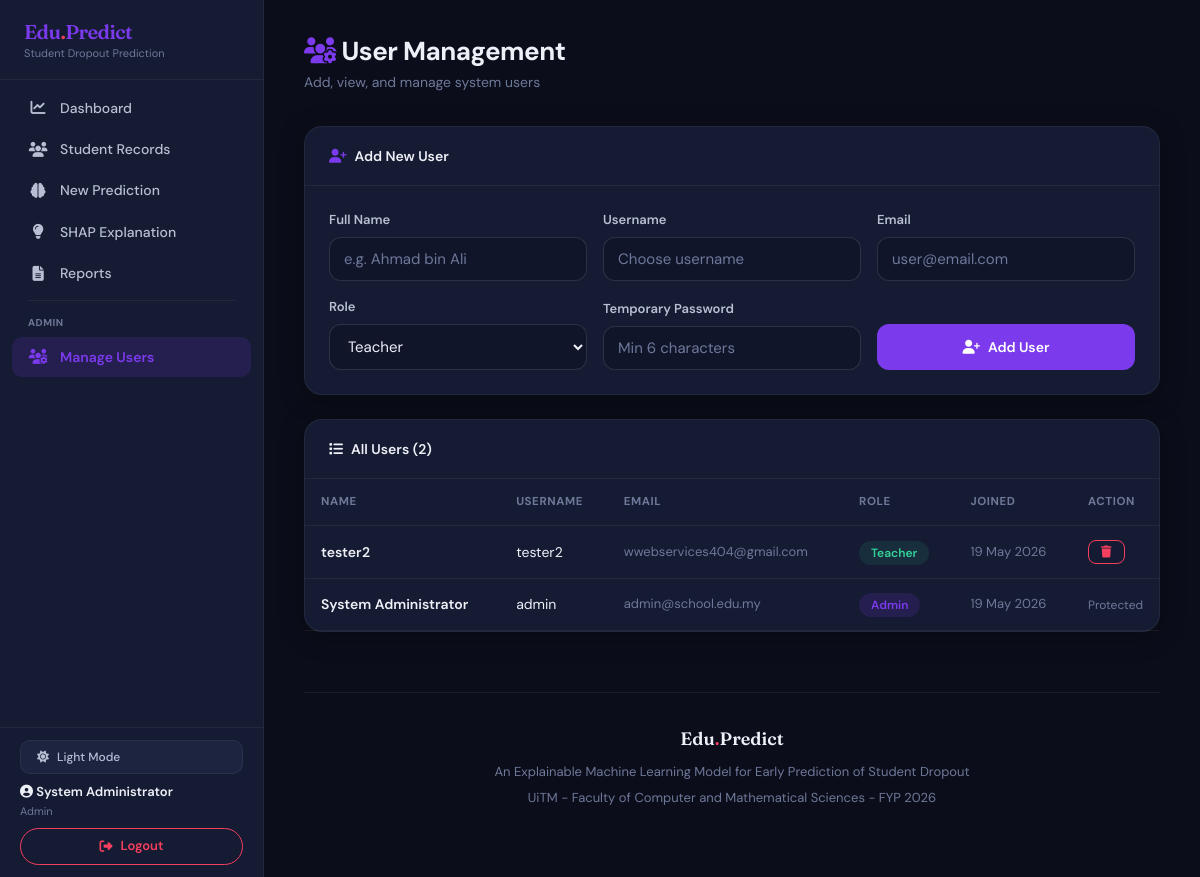
The app's page /admin/users (signed in) with its own data.
### app.py (models this page shows, shortened)
class User(UserMixin, db.Model):
    id = db.Column(db.Integer, primary_key=True)
    username = db.Column(db.String(80), unique=True, nullable=False)
    email = db.Column(db.String(120), unique=True, nullable=False)
    password_hash = db.Column(db.String(256), nullable=False)
    full_name = db.Column(db.String(120), nullable=False)
    role = db.Column(db.String(50), default='teacher')
    created_at = db.Column(db.DateTime, default=datetime.utcnow)

### app.py (the view)
@app.route('/admin/users')
@login_required
def admin_users():
    if current_user.role != 'admin':
        flash('Access denied. Admin only.', 'danger')
        return redirect(url_for('dashboard'))
    users = User.query.order_by(User.created_at.desc()).all()
    return render_template('admin_users.html', users=users)

### app.py (called while the page is built)
@login_manager.user_loader
def load_user(user_id):
    return db.session.get(User, int(user_id))

### templates/admin_users.html (shortened to what this page needs)
{% extends "base.html" %}
{% block content %}
<div class="pg-hd">
    <h2><i class="fas fa-users-cog" style="color:var(--pr)"></i> User Management</h2>
    <p>Add, view, and manage system users</p>
</div>
<div class="card mb-4">
    <div class="card-header"><i class="fas fa-user-plus" style="margin-right:8px;color:var(--pr)"></i>Add New User</div>
    <div class="card-body">
        <form method="POST" action="{{ url_for('admin_add_user') }}" style="display:grid;grid-template-columns:1fr 1fr 1fr;gap:16px;align-items:end">
            <div>
                <label class="form-label">Full Name</label>
                <input type="text" class="form-control" name="full_name" placeholder="e.g. Ahmad bin Ali" required>
            </div>
            <div>
                <label class="form-label">Username</label>
                <input type="text" class="form-control" name="username" placeholder="Choose username" required>
            </div>
            <div>
                <label class="form-label">Email</label>
                <input type="email" class="form-control" name="email" placeholder="user@email.com" required>
            </div>
            <div>
                <label class="form-label">Role</label>
                <select class="form-select" name="role">
                    <option value="teacher">Teacher</option>
                </select>
            </div>
            <div>
                <label class="form-label">Temporary Password</label>
                <input type="password" class="form-control" name="password" placeholder="Min 6 characters" required>
            </div>
            <div>
                <button type="submit" class="btn btn-primary btn-block" style="border-radius:var(--r);padding:11px 20px;height:46px"><i class="fas fa-user-plus"></i> Add User</button>
            </div>
        </form>
    </div>
</div>
<div class="card">
    <div class="card-header"><i class="fas fa-list" style="margin-right:8px"></i>All Users ({{ users|length }})</div>
    <div class="card-body" style="padding:0;overflow-x:auto">
        <table class="table" style="margin:0;min-width:600px">
            <thead>
                <tr><th>Name</th><th>Username</th><th>Email</th><th>Role</th><th>Joined</th><th style="width:70px">Action</th></tr>
            </thead>
            <tbody>
                {% for user in users %}
                <tr>
                    <td style="font-weight:600">{{ user.full_name }}</td>
                    <td>{{ user.username }}</td>
                    <td style="color:var(--txm);font-size:13px">{{ user.email }}</td>
                    <td>
                        {% if user.role == 'admin' %}
                        <span style="background:var(--prg);color:var(--pr);padding:4px 12px;border-radius:999px;font-size:12px;font-weight:600">Admin</span>
                        {% elif user.role == 'counselor' %}
                        <span style="background:rgba(251,191,36,.1);color:var(--amb);padding:4px 12px;border-radius:999px;font-size:12px;font-weight:600">Counselor</span>
                        {% else %}
                        <span style="background:rgba(52,211,153,.1);color:var(--grn);padding:4px 12px;border-radius:999px;font-size:12px;font-weight:600">Teacher</span>
                        {% endif %}
                    </td>
                    <td style="color:var(--txm);font-size:13px">{{ user.created_at.strftime('%d %b %Y') }}</td>
                    <td>
                        {% if user.username != 'admin' %}
                        <a href="{{ url_for('admin_delete_user', user_id=user.id) }}" class="btn btn-sm" style="border-radius:8px;padding:5px 12px;font-size:12px;color:var(--red);border:1px solid var(--red)" onclick="return confirm('Delete {{ user.full_name }}?')"><i class="fas fa-trash"></i></a>
                        {% else %}
                        <span style="color:var(--txm);font-size:12px">Protected</span>
                        {% endif %}
                    </td>
                </tr>
                {% endfor %}
            </tbody>
        </table>
    </div>
</div>
{% endblock %}

### templates/base.html (shortened to what this page needs)
<!DOCTYPE html>
<html lang="en" data-theme="dark">
<head>
<link href="https://cdnjs.cloudflare.com/ajax/libs/font-awesome/6.5.0/css/all.min.css" rel="stylesheet">
</head>
<body>
{% if current_user.is_authenticated %}
<nav class="sidebar" id="sidebar">
    <div class="s-brand">
        <h4>Edu<span class="dot">.</span>Predict</h4>
        <small>Student Dropout Prediction</small>
    </div>
    <div class="s-nav">
        <a href="{{ url_for('dashboard') }}" class="{% if request.endpoint == 'dashboard' %}active{% endif %}"><i class="fas fa-chart-line"></i> Dashboard</a>
        <a href="{{ url_for('students') }}" class="{% if request.endpoint == 'students' %}active{% endif %}"><i class="fas fa-users"></i> Student Records</a>
        <a href="{{ url_for('predict') }}" class="{% if request.endpoint == 'predict' %}active{% endif %}"><i class="fas fa-brain"></i> New Prediction</a>
        <a href="{{ url_for('explanation') }}" class="{% if request.endpoint == 'explanation' %}active{% endif %}"><i class="fas fa-lightbulb"></i> SHAP Explanation</a>
        <a href="{{ url_for('report') }}" class="{% if request.endpoint == 'report' %}active{% endif %}"><i class="fas fa-file-alt"></i> Reports</a>
        {% if current_user.role == 'admin' %}
        <div style="margin:6px 16px 4px;border-top:1px solid var(--bd);padding-top:8px">
            <span style="font-size:10px;text-transform:uppercase;letter-spacing:.05em;color:var(--txm);font-weight:700">Admin</span>
        </div>
        <a href="{{ url_for('admin_users') }}" class="{% if request.endpoint == 'admin_users' %}active{% endif %}"><i class="fas fa-users-cog"></i> Manage Users</a>
        {% endif %}
    </div>
    <div class="s-foot">
        <button class="th-toggle" onclick="toggleTheme()">
            <i id="themeIcon" class="fas fa-sun"></i> <span id="themeLabel">Light Mode</span>
        </button>
        <div style="margin-top:8px">
            <div class="uname"><i class="fas fa-user-circle"></i> {{ current_user.full_name }}</div>
            <div class="urole">{{ current_user.role | capitalize }}</div>
        </div>
        <a href="{{ url_for('logout') }}" class="btn btn-danger-o btn-sm btn-block" style="margin-top:8px"><i class="fas fa-sign-out-alt"></i> Logout</a>
    </div>
</nav>
{% endif %}
<div class="{% if current_user.is_authenticated %}main-content{% endif %}">
    {% block content %}{% endblock %}
    {% if current_user.is_authenticated %}
    <footer class="site-footer">
        <div class="footer-brand">Edu<span>.</span>Predict</div>
        <p>An Explainable Machine Learning Model for Early Prediction of Student Dropout</p>
        <p style="margin-top:6px">UiTM - Faculty of Computer and Mathematical Sciences - FYP 2026</p>
    </footer>
    {% endif %}
</div>
</body>
</html>

### records on screen
User: full_name "System Administrator", role "Admin", username "admin", email "admin@school.edu.my", created_at "19 May 2026", shows "Protected"
User: full_name "tester2", username "tester2", email "wwebservices404@gmail.com", role "Teacher", created_at "19 May 2026"

### other values on screen
{{ users|length }} "2"
